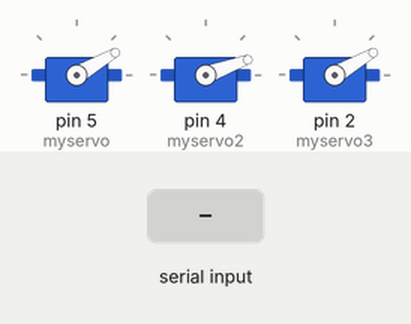
The sketch below on a simulated Arduino Uno, built with avr-gcc and run on an emulated ATmega328P. Shown: 3 × servo. Inputs (shaded band) come from the test bench.

Above: at 1.2 s.
1.3 s: "open1\n" received over Serial
At 1.7 s:
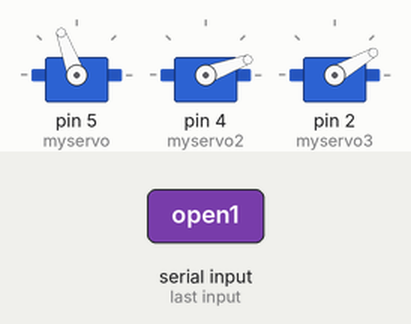
2.8 s: "open2\n" received over Serial
At 4.0 s:
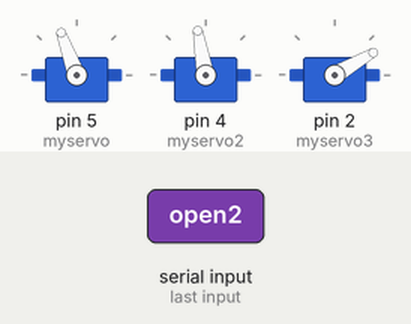
4.3 s: "open3\n" received over Serial
At 5.2 s:
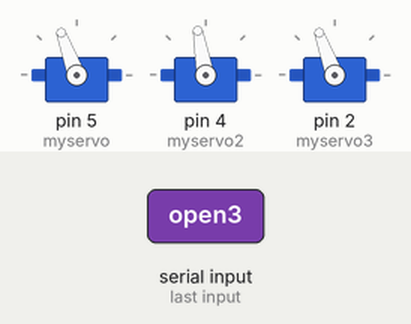
7.3 s: "open1\n" received over Serial
At 9.1 s:
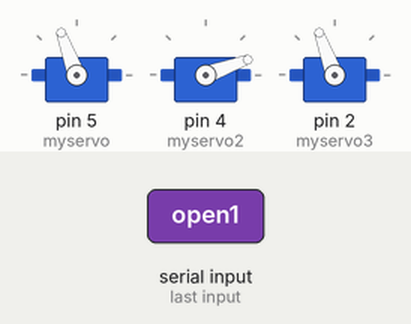
Timing chart, 0 to 13.8 s (numbered marks = the images above; inputs shaded):
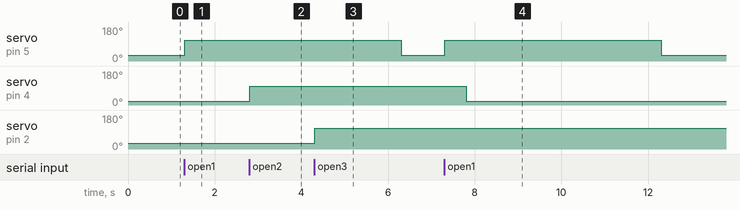

Measured:
- after the input at 1.3 s, servo on pin 5 (myservo): 30° → 110° at once
- after the input at 2.8 s, servo on pin 4 (myservo2): 20° → 100° at once
- after the input at 4.3 s, servo on pin 2 (myservo3): 30° → 110° at once
- after the input at 7.3 s, servo on pin 5 (myservo): 30° → 110° at once, → 30° 5.0 s later

The sketch:

sketch.ino
```cpp
#include <Servo.h>
Servo myservo;
Servo myservo2;
Servo myservo3;

String command;

bool door1 = false;
long timeCloseD1 = 0;
bool door2 = false;
long timeCloseD2 = 0;
bool gate = false;
long timeCloseG = 0;

void setup()
{
  Serial.begin(9600);
  myservo.attach(5);
  myservo2.attach(4);
  myservo.write(30);
  myservo2.write(20);
  myservo3.attach(2);
  myservo3.write(30);
}

void loop()
{
  if(Serial.available()){
        command = Serial.readStringUntil('\n');

        if(command.equals("open1")){
            myservo.write(110);
            timeCloseD1 = millis() + 5000;
            door1 = true;
        }
        else if(command.equals("open2")){
             myservo2.write(100);
             timeCloseD2 = millis() + 5000;
             door2 = true;
        }
        else if(command.equals("open3")){
             myservo3.write(110);
             timeCloseG = millis() + 10000;
             gate = true;
        }
    }

    long t = millis();
    if(door1 && timeCloseD1 < t){
      myservo.write(30);
      door1 = false;
    }
    if(door2 && timeCloseD2 < t){
      myservo2.write(20);
      door2 = false;
    }
    if(gate && timeCloseG < t){
      myservo3.write(30);
      gate = false;
    }
}
```
